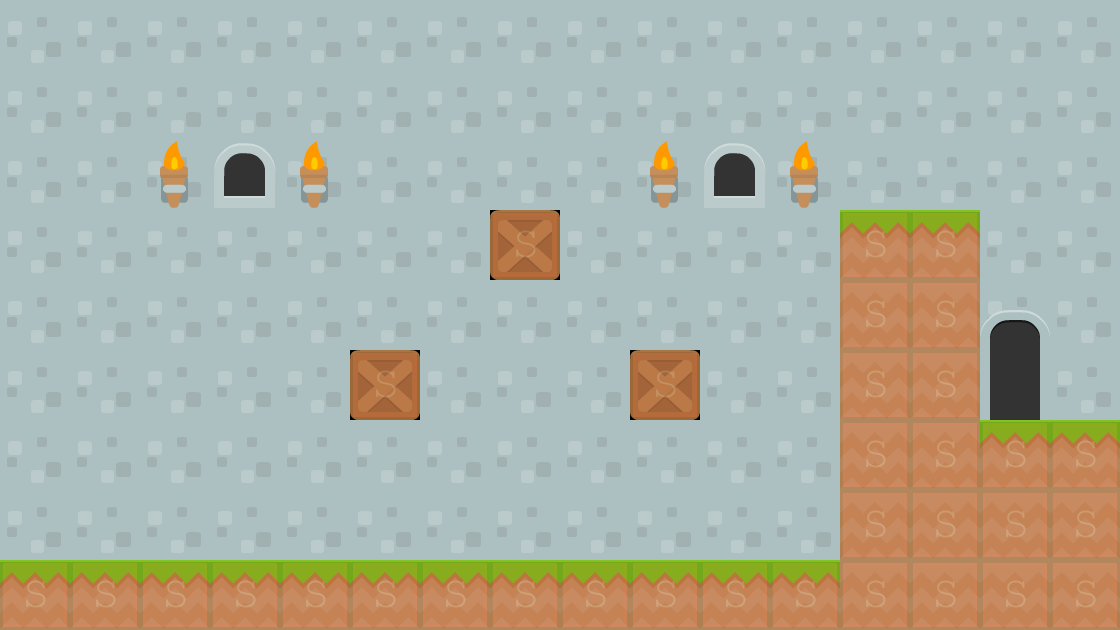

The image is a tile-based game level rendered from a .tmx file. Its description and source (layers, tilesets, objects; grid data summarised) follow:
An orthogonal 16x9 tile map with 70x70 px tiles, 3 tile layers (Background 1, Collision, Background 2), 2 tilesets and 1 object (levelTrigger).

<map version="1.0" orientation="orthogonal" renderorder="right-down" width="16" height="9" tilewidth="70" tileheight="70">
 <tileset firstgid="1" name="background-tiles" tilewidth="70" tileheight="70">
  <image source="../img/background-tiles.png" width="910" height="910" />
 </tileset>
 <tileset firstgid="170" name="meta-tiles" tilewidth="70" tileheight="70">
  <image source="../img/meta-tiles.png" width="350" height="70" />
  <tile id="4">
   <properties>
    <property name="type" value="solid" />
   </properties>
  </tile>
 </tileset>
 <layer name="Background 1" width="16" height="9">
  <data>[144 cells, 144 non-empty, 4 distinct tile ids]</data>
 </layer>
 <layer name="Collision" width="16" height="9" opacity="0.11">
  <data>[144 cells, 144 non-empty, 2 distinct tile ids]</data>
 </layer>
 <layer name="Background 2" width="16" height="9">
  <data>[144 cells, 8 non-empty, 4 distinct tile ids]</data>
 </layer>
 <objectgroup name="trigger-entities">
  <object name="levelTrigger" x="978.667" y="280" width="70.6667" height="137.333">
   <properties>
    <property name="xSpawn" value="400" />
    <property name="ySpawn" value="0" />
   </properties>
  </object>
 </objectgroup>
</map>
